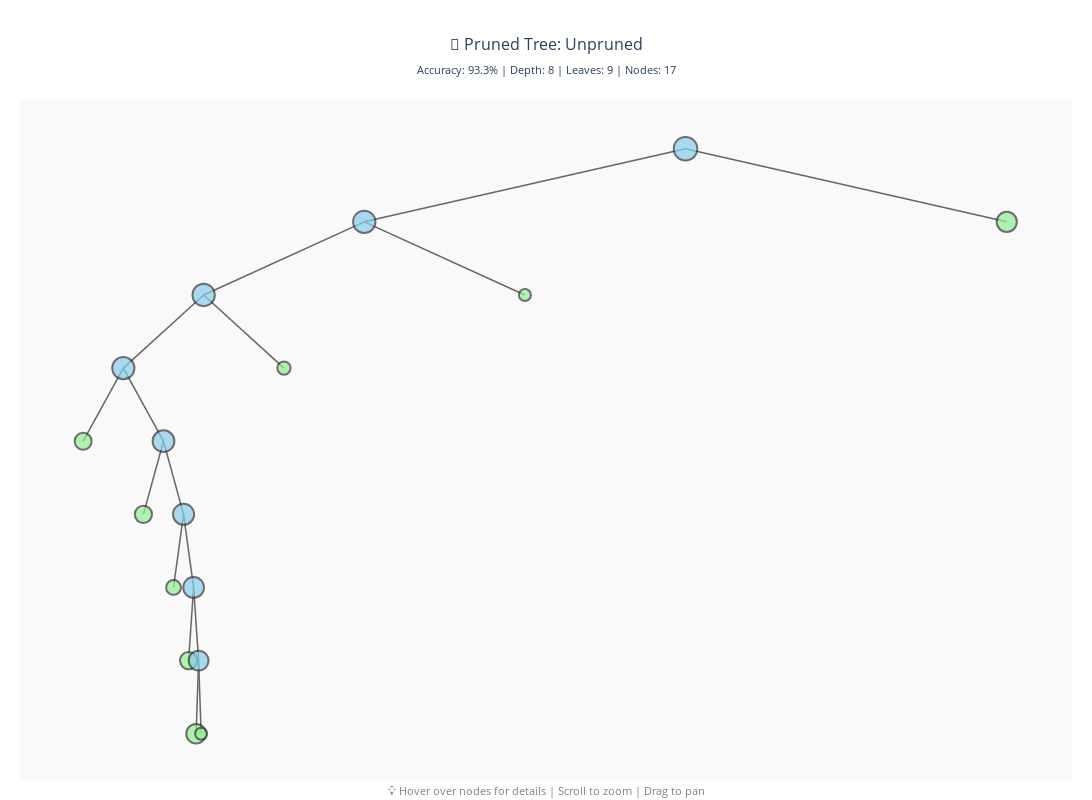

Notebook cell for this chart:
### Code cell
# Interactive Tree Visualization with Plotly
print("="*60)
print("INTERACTIVE TREE VISUALIZATION (PLOTLY)")
print("="*60)

try:
    import plotly.graph_objects as go
    
    def visualize_tree_plotly(tree, target_names=None, save_html=True):
        """Create an interactive tree visualization using Plotly."""
        
        root = tree.root
        if root is None:
            print("⚠️ Tree is empty!")
            return None
        
        # Collect all nodes with positions
        nodes_info = []
        edges_x = []
        edges_y = []
        
        def calculate_positions(node, x=0, y=0, level=0, offset=1.0):
            """Calculate x,y positions for each node"""
            if node is None:
                return
            
            # Store node information
            node_info = {
                'x': x,
                'y': -level,
                'node': node,
                'level': level
            }
            nodes_info.append(node_info)
            
            is_leaf_node = node.is_leaf if not callable(node.is_leaf) else node.is_leaf()
            if not is_leaf_node:
                next_offset = offset * 0.5
                
                if node.left_child is not None:
                    left_x = x - offset
                    edges_x.extend([x, left_x, None])
                    edges_y.extend([-level, -(level + 1), None])
                    calculate_positions(node.left_child, left_x, -(level + 1), level + 1, next_offset)
                
                if node.right_child is not None:
                    right_x = x + offset
                    edges_x.extend([x, right_x, None])
                    edges_y.extend([-level, -(level + 1), None])
                    calculate_positions(node.right_child, right_x, -(level + 1), level + 1, next_offset)
        
        # Calculate initial offset based on tree depth
        max_depth = tree.get_depth()
        initial_offset = 2 ** (max_depth - 1) if max_depth > 5 else 2 ** max_depth
        
        # Build the tree structure
        calculate_positions(root, x=0, y=0, level=0, offset=initial_offset)
        
        # Prepare node data
        node_x = []
        node_y = []
        node_colors = []
        node_text = []
        node_sizes = []
        
        for info in nodes_info:
            node = info['node']
            node_x.append(info['x'])
            node_y.append(info['y'])
            
            # Color based on node type
            is_leaf = node.is_leaf() if callable(node.is_leaf) else node.is_leaf
            if is_leaf:
                node_colors.append('#90EE90')
                try:
                    class_idx = int(node.predicted_class)
                    if target_names and class_idx < len(target_names):
                        class_name = target_names[class_idx]
                    else:
                        class_name = f"Class {class_idx}"
                except:
                    class_name = "Leaf"
                
                hover_text = (
                    f"<b>🍃 LEAF NODE</b><br>"
                    f"Predicted: {class_name}<br>"
                    f"Samples: {node.n_samples}<br>"
                )
            else:
                node_colors.append('#87CEEB')
                
                # Get split criteria
                split_text = ""
                try:
                    if hasattr(node, 'split_coefficients') and hasattr(node, 'split_threshold'):
                        # Oblique split
                        coeffs = node.split_coefficients
                        threshold = node.split_threshold
                        terms = []
                        for j, c in enumerate(coeffs):
                            if abs(c) > 1e-6:
                                sign = "+" if c > 0 else "-"
                                terms.append(f"{sign}{abs(c):.3f}*x{j}")
                        split_text = " ".join(terms) + f" = {threshold:.3f}"
                    elif hasattr(node, 'split_feature') and hasattr(node, 'split_value'):
                        # Axis-parallel split
                        split_text = f"x{node.split_feature} ≤ {node.split_value:.3f}"
                except:
                    split_text = "Split criteria unavailable"
                
                hover_text = (
                    f"<b>🔀 DECISION NODE</b><br>"
                    f"Split: {split_text}<br>"
                    f"Samples: {node.n_samples}<br>"
                    f"Impurity: {node.impurity:.3f}<br>"
                )
            
            node_text.append(hover_text)
            size = max(10, min(30, 10 + np.log1p(node.n_samples) * 3))
            node_sizes.append(size)
        
        # Create edge trace
        edge_trace = go.Scatter(
            x=edges_x,
            y=edges_y,
            mode='lines',
            line=dict(color='#666', width=1.5),
            hoverinfo='none',
            showlegend=False
        )
        
        # Create node trace
        node_trace = go.Scatter(
            x=node_x,
            y=node_y,
            mode='markers',
            marker=dict(
                size=node_sizes,
                color=node_colors,
                line=dict(color='#333', width=2),
                symbol='circle'
            ),
            text=node_text,
            hoverinfo='text',
            hoverlabel=dict(
                bgcolor="white",
                font_size=12,
                font_family="monospace"
            ),
            showlegend=False
        )
        
        # Create figure
        fig = go.Figure(data=[edge_trace, node_trace])
        
        # Update layout
        title_text = (
            f'🌳 Pruned Tree: {best_method}<br>'
            f'<sub>Accuracy: {best_accuracy:.1%} | Depth: {max_depth} | '
            f'Leaves: {tree.get_n_leaves()} | Nodes: {tree.get_n_nodes()}</sub>'
        )
        
        fig.update_layout(
            title=dict(
                text=title_text,
                x=0.5,
                xanchor='center',
                font=dict(size=16)
            ),
            showlegend=False,
            hovermode='closest',
            margin=dict(b=20, l=20, r=20, t=100),
            xaxis=dict(
                showgrid=False,
                zeroline=False,
                showticklabels=False
            ),
            yaxis=dict(
                showgrid=False,
                zeroline=False,
                showticklabels=False
            ),
            plot_bgcolor='#f9f9f9',
            width=1400,
            height=800
        )
        
        # Add hint
        fig.add_annotation(
            text="💡 Hover over nodes for details | Scroll to zoom | Drag to pan",
            xref="paper", yref="paper",
            x=0.5, y=-0.03,
            showarrow=False,
            font=dict(size=11, color="gray")
        )
        
        if save_html:
            filename = 'interactive_tree_visualization.html'
            fig.write_html(filename)
            print(f"\n✅ Interactive visualization saved: {filename}")
            print(f"📂 Open this file in your browser to explore the tree!")
        
        fig.show()
        return fig
    
    # Create visualization
    fig = visualize_tree_plotly(
        tree=best_tree,
        target_names=target_names,
        save_html=True
    )
    
    print(f"\n📊 Tree Statistics:")
    print(f"   • Method: {best_method}")
    print(f"   • Test Accuracy: {best_accuracy:.1%}")
    print(f"   • Depth: {best_tree.get_depth()}")
    print(f"   • Leaves: {best_tree.get_n_leaves()}")
    print(f"   • Total Nodes: {best_tree.get_n_nodes()}")
    
except ImportError:
    print("⚠️ Plotly not installed. Installing...")
    import subprocess
    subprocess.check_call(['pip', 'install', 'plotly', '-q'])
    print("✓ Plotly installed! Rerun this cell.")
except Exception as e:
    print(f"\n❌ Error: {type(e).__name__}")
    print(f"   {str(e)}\n")
    print("Falling back to text representation:")
    print(best_tree.print_tree())

### Figure 1 — Plotly figure (JSON) as saved in the notebook; plotly's stock layout.template omitted (floating-point values rounded to 4 significant figures)
{"data": [{"hoverinfo": "none", "line": {"color": "#666", "width": 1.5}, "mode": "lines", "showlegend": false, "type": "scatter", "x": [0, -128, null, -128, -192, null, -192, -224, null, -224, -240, null, -224, -208, null, -208, -216, null, -208, -200, null, -200, -204, null, -200, -196, null, -196, -198, null, -196, -194, null, -194, -195, null, -194, -193, null, -192, -160, null, -128, -64, null, 0, 128, null], "y": [0, -1, null, -1, -2, null, -2, -3, null, -3, -4, null, -3, -4, null, -4, -5, null, -4, -5, null, -5, -6, null, -5, -6, null, -6, -7, null, -6, -7, null, -7, -8, null, -7, -8, null, -2, -3, null, -1, -2, null, 0, -1, null]}, {"hoverinfo": "text", "hoverlabel": {"bgcolor": "white", "font": {"family": "monospace", "size": 12}}, "marker": {"color": ["#87CEEB", "#87CEEB", "#87CEEB", "#87CEEB", "#90EE90", "#87CEEB", "#90EE90", "#87CEEB", "#90EE90", "#87CEEB", "#90EE90", "#87CEEB", "#90EE90", "#90EE90", "#90EE90", "#90EE90", "#90EE90"], "line": {"color": "#333", "width": 2}, "size": [23.53, 22.38, 22.33, 22.23, 16.91, 21.74, 17.19, 21.07, 14.83, 20.75, 17.19, 19.77, 19.66, 12.08, 13.3, 12.08, 20.2], "symbol": "circle"}, "mode": "markers", "showlegend": false, "text": ["<b>🔀 DECISION NODE</b><br>Samples: 90<br>Impurity: 1.000<br>", "<b>🔀 DECISION NODE</b><br>Samples: 61<br>Impurity: 1.000<br>", "<b>🔀 DECISION NODE</b><br>Samples: 60<br>Impurity: 1.000<br>", "<b>🔀 DECISION NODE</b><br>Samples: 58<br>Impurity: 1.000<br>", "<b>🍃 LEAF NODE</b><br>Predicted: virginica<br>Samples: 9<br>", "<b>🔀 DECISION NODE</b><br>Samples: 49<br>Impurity: 1.000<br>", "<b>🍃 LEAF NODE</b><br>Predicted: virginica<br>Samples: 10<br>", "<b>🔀 DECISION NODE</b><br>Samples: 39<br>Impurity: 1.000<br>", "<b>🍃 LEAF NODE</b><br>Predicted: versicolor<br>Samples: 4<br>", "<b>🔀 DECISION NODE</b><br>Samples: 35<br>Impurity: 1.000<br>", "<b>🍃 LEAF NODE</b><br>Predicted: virginica<br>Samples: 10<br>", "<b>🔀 DECISION NODE</b><br>Samples: 25<br>Impurity: 1.000<br>", "<b>🍃 LEAF NODE</b><br>Predicted: versicolor<br>Samples: 24<br>", "<b>🍃 LEAF NODE</b><br>Predicted: setosa<br>Samples: 1<br>", "<b>🍃 LEAF NODE</b><br>Predicted: versicolor<br>Samples: 2<br>", "<b>🍃 LEAF NODE</b><br>Predicted: versicolor<br>Samples: 1<br>", "<b>🍃 LEAF NODE</b><br>Predicted: setosa<br>Samples: 29<br>"], "type": "scatter", "x": [0, -128, -192, -224, -240, -208, -216, -200, -204, -196, -198, -194, -195, -193, -160, -64, 128], "y": [0, -1, -2, -3, -4, -4, -5, -5, -6, -6, -7, -7, -8, -8, -3, -2, -1]}], "layout": {"annotations": [{"font": {"color": "gray", "size": 11}, "showarrow": false, "text": "💡 Hover over nodes for details | Scroll to zoom | Drag to pan", "x": 0.5, "xref": "paper", "y": -0.03, "yref": "paper"}], "height": 800, "hovermode": "closest", "margin": {"b": 20, "l": 20, "r": 20, "t": 100}, "plot_bgcolor": "#f9f9f9", "showlegend": false, "title": {"font": {"size": 16}, "text": "🌳 Pruned Tree: Unpruned<br><sub>Accuracy: 93.3% | Depth: 8 | Leaves: 9 | Nodes: 17</sub>", "x": 0.5, "xanchor": "center"}, "width": 1400, "xaxis": {"showgrid": false, "showticklabels": false, "zeroline": false}, "yaxis": {"showgrid": false, "showticklabels": false, "zeroline": false}}}
